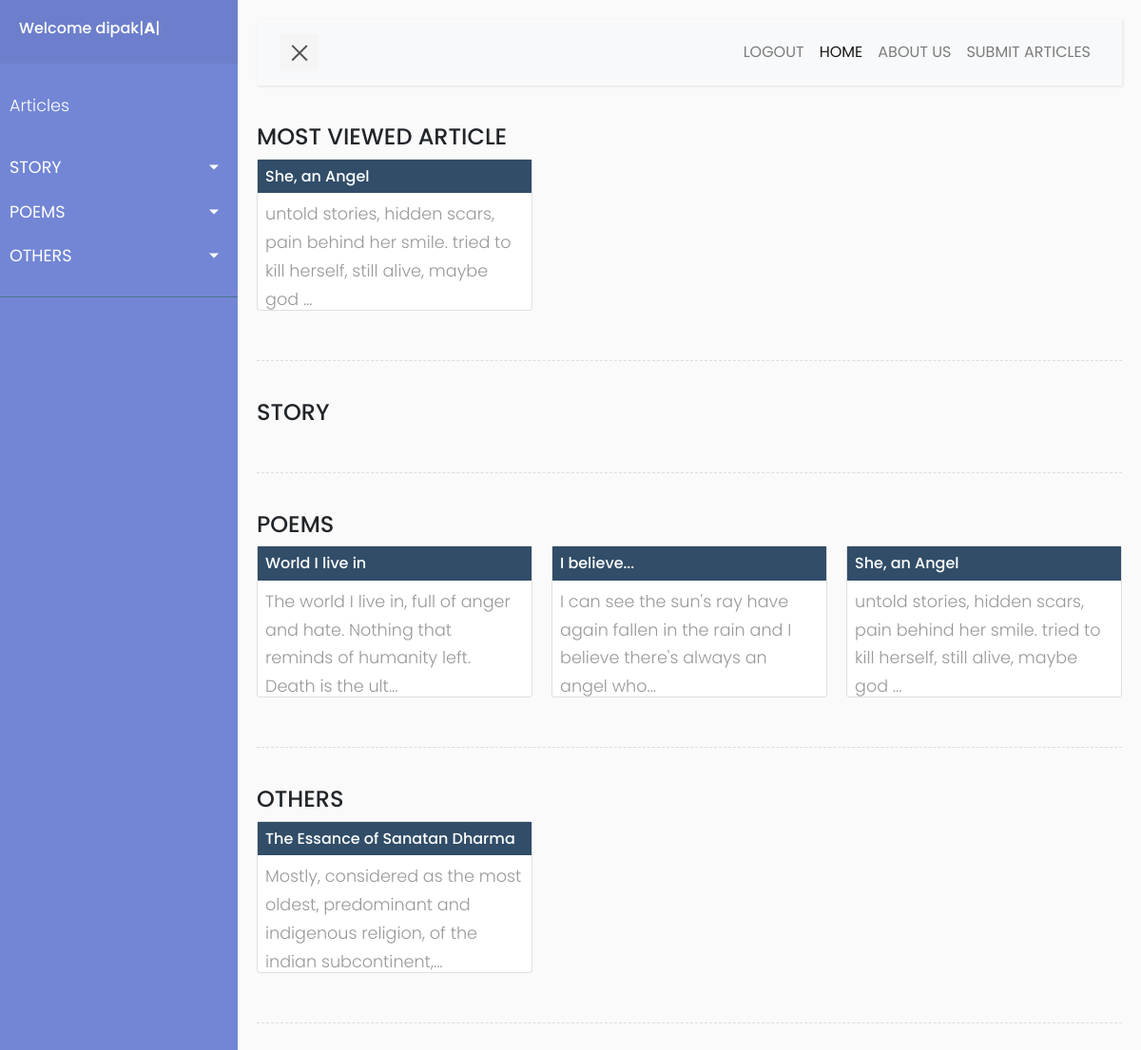
Screenshot of /index.php (signed in) with the database file from the repository.
### tables this page shows
CREATE TABLE `article` (
  `article_id` int(11) NOT NULL,
  `title` varchar(50) DEFAULT NULL,
  `category` varchar(20) DEFAULT NULL,
  `content` varchar(10000) DEFAULT NULL,
  `posted_on` datetime NOT NULL DEFAULT CURRENT_TIMESTAMP,
  `last_updated` datetime NOT NULL DEFAULT CURRENT_TIMESTAMP ON UPDATE CURRENT_TIMESTAMP,
  `approved_by` varchar(20) DEFAULT NULL,
  `posted_by` varchar(20) DEFAULT NULL,
  `views` int(11) DEFAULT NULL,
  `approved` tinyint(1) DEFAULT NULL,
  `name` varchar(30) DEFAULT NULL,
  `login_type` varchar(20) DEFAULT NULL
);

### index.php (the view, shortened to what this page needs)
<?php
    include './sidebar/sidebar.php';
?>
            <h4> MOST VIEWED ARTICLE </h4>
            <div class="card-columns">
                <?php
                    $mostviewed = "SELECT * FROM article ORDER BY views DESC LIMIT 1";
                    $result = $conn->query($mostviewed);
                    $row = $result->fetch_assoc();
                    $article_id = $row['article_id'];
                    $category = $row['category'];
                    $substring = substr($row['content'],0,103);
                ?>
                <div class="card" style="height: 10em;">
                        <?php
                            echo "<a href='./$category.php?article_id=$article_id'>";
                        ?>
                        <h6 class="card-title m-0 p-2 title"><?php echo strip_tags($row['title']); ?></h6>
                            <div class="card-body p-2">
                                <p class="card-text"><?php echo strip_tags($substring) ."..."; ?></p>
                            </div>
                <?php
                   echo "</a>";
                ?>
                </div>
            </div>
            <div class="line"></div>
            <h4>STORY</h4>
            <div class="line"></div>
            <h4>POEMS</h4>
            <div class="card-columns">
            <?php
                $sql = "SELECT * FROM article WHERE CATEGORY='poem' AND approved=1 ORDER BY article_id DESC LIMIT 3";
                $result = $conn->query($sql);
                if($result->num_rows>0) {
                    while($row = $result->fetch_assoc()) {
                    $substring = substr($row['content'],0,103);
                    $article_id = $row['article_id'];
            ?>
            <div class="card" style="height: 10em;">
            <?php
                echo "<a href='./poem.php?article_id=$article_id'>";
            ?>
                <h6 class="card-title  m-0 p-2 title"><?php echo strip_tags($row['title']); ?></h6>
                <div class="card-body p-2">
                  <p class="card-text"><?php echo strip_tags($substring) ."..."; ?></p>
                </div>
            <?php
                echo "</a>"
            ?>
              </div>
            <?php
                    }
                }
            ?>
            </div>
            <div class="line"></div>
            <h4>OTHERS</h4>
            <div class="card-columns">
            <?php
                $sql = "SELECT * FROM article WHERE CATEGORY='others' AND approved=1 ORDER BY article_id DESC LIMIT 3";
                $result = $conn->query($sql);
                if($result->num_rows>0) {
                    while($row = $result->fetch_assoc()) {
                    $substring = substr($row['content'],0,103);
                    $article_id = $row['article_id'];
            ?>
              <div class="card" style="height: 10em;">
            <?php
                echo "<a href='./others.php?article_id=$article_id'>";
            ?>
                <h6 class="card-title m-0 p-2 title"><?php echo strip_tags($row['title']); ?></h6>
                <div class="card-body p-2">
                  <p class="card-text"><?php echo strip_tags($substring) ."..."; ?></p>
                </div>
            <?php
                echo "</a>"
            ?>
              </div>
            <?php
                    }
                }
            ?>
            </div>
            <div class="line"></div>
        </div>
    </div>
</body>
</html>

### style/sidebar.css (style rules this page uses)
body { font-family: 'Poppins', sans-serif; background: #fafafa; }
p { font-family: 'Poppins', sans-serif; font-size: 1.1em; font-weight: 300; line-height: 1.7em; color: #999; }
a, a:hover, a:focus { color: inherit; text-decoration: none; transition: all 0.3s; }
.line { width: 100%; height: 1px; border-bottom: 1px dashed #ddd; margin: 40px 0; }

### style/style.css (style rules this page uses)
.title { background-color: #314D68; color: #fff; }

### rows the page displays
article: title "She, an Angel", content "untold stories, hidden scars, pain behind her smile. tried to kill herself, still alive, maybe god"
article: title "World I live in", content "The world I live in, full of anger and hate. Nothing that reminds of humanity left. Death is the ult"
article: title "I believe...", content "I can see the sun's ray have again fallen in the rain and I believe there's always an angel who"
article: title "The Essance of Sanatan Dharma", content "Mostly, considered as the most oldest, predominant and indigenous religion, of the indian subcontinent,"

### other values shown
strip_tags($username) "dipak"
